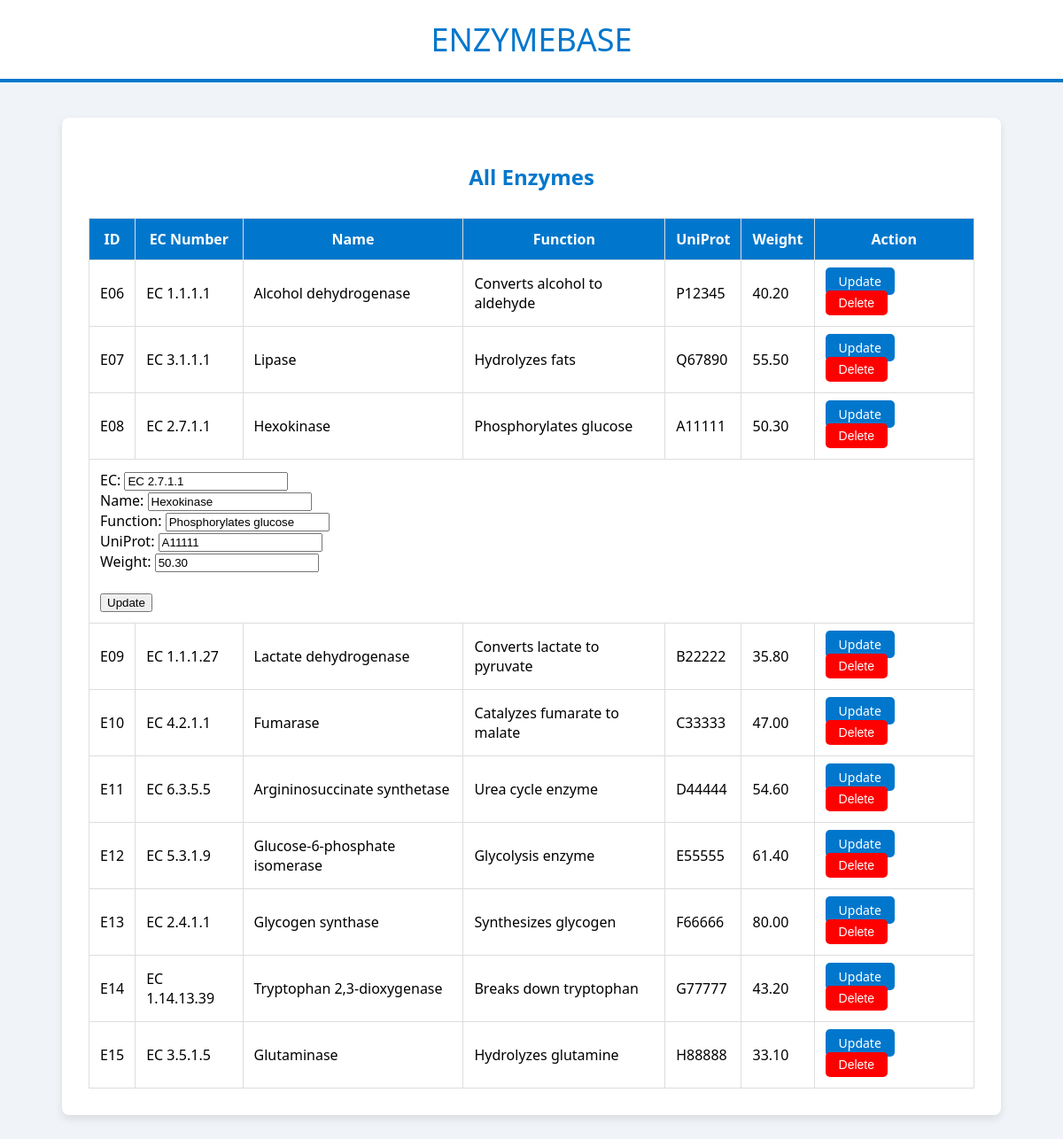
Screenshot of /insert/view-enzyme.php?edit=E08 with the database file from the repository.
### tables this page shows
CREATE TABLE `enzyme` (
  `enzyme_id` VARCHAR(10),
  `enzymec_no` VARCHAR(20),
  `enzyme_name` VARCHAR(50),
  `enzyme_function` VARCHAR(100),
  `uniprot_id` VARCHAR(20),
  `mol_weight` DECIMAL(10,2)
);

### insert/view-enzyme.php (the view, shortened to what this page needs)
<?php
include_once '../database/database.php';
$sql = "SELECT * FROM enzyme";
$result = $conn->query($sql);
$edit_id = isset($_GET['edit']) ? $conn->real_escape_string($_GET['edit']) : '';
?>
<!DOCTYPE html>
<html>
<head>
</head>
<body>
<div class="header-box">
  <div class="header-title">ENZYMEBASE</div>
</div>
<div class="container">
<h2>All Enzymes</h2>
<?php
if ($result->num_rows > 0) {
    echo "<table>";
    echo "<tr>
        <th>ID</th>
        <th>EC Number</th>
        <th>Name</th>
        <th>Function</th>
        <th>UniProt</th>
        <th>Weight</th>
        <th>Action</th>
    </tr>";
    while($row = $result->fetch_assoc()) {
        echo "<tr>";
        echo "<td>{$row['enzyme_id']}</td>";
        echo "<td>{$row['enzymec_no']}</td>";
        echo "<td>{$row['enzyme_name']}</td>";
        echo "<td>{$row['enzyme_function']}</td>";
        echo "<td>{$row['uniprot_id']}</td>";
        echo "<td>{$row['mol_weight']}</td>";
        echo "<td>
<a href='view-enzyme.php?edit={$row['enzyme_id']}'
class='action-btn update-btn'>Update</a>
<form method='POST' action='delete_enzyme.php' style='display:inline;'
onsubmit='return confirm(\"Are you sure?\")'>
<input type='hidden' name='enzyme_id' value='{$row['enzyme_id']}'>
<button type='submit' class='action-btn delete-btn'>Delete</button>
</form>
</td>";
        echo "</tr>";
        if ($edit_id == $row['enzyme_id']) {
            echo "<tr>
            <td colspan='7'>
            <form method='POST' action='update_enzyme.php'>
            <input type='hidden' name='enzyme_id' value='{$row['enzyme_id']}'>
            EC: <input name='enzymec_no' value='{$row['enzymec_no']}'><br>
            Name: <input name='enzyme_name' value='{$row['enzyme_name']}'><br>
            Function: <input name='enzyme_function' value='{$row['enzyme_function']}'><br>
            UniProt: <input name='uniprot_id' value='{$row['uniprot_id']}'><br>
            Weight: <input name='mol_weight' value='{$row['mol_weight']}'><br><br>
            <button type='submit' name='update'>Update</button>
            </form>
            </td>
            </tr>";
        }
    }
    echo "</table>";
} else {
    echo "No data found";
}
?>
</div>
</body>
</html>

### insert/view-enzyme.php (style rules this page uses)
body { font-family: 'Segoe UI', Tahoma, Geneva, Verdana, sans-serif; background-color: #f0f4f8; margin: 0; padding: 0; }
.header-box { background-color: #ffffff; border-bottom: 4px solid #0077cc; padding: 20px; text-align: center; }
.header-title { font-size: 36px; color: #0077cc; margin: 0; }
.container { max-width: 1000px; margin: 40px auto; background: #ffffff; padding: 30px; box-shadow: 0 4px 10px rgba(0, 0, 0, 0.1); border-radius: 8px; }
h2 { color: #0077cc; text-align: center; margin-bottom: 30px; }
table { width: 100%; border-collapse: collapse; }
th, td { padding: 12px; border: 1px solid #ddd; }
th { background-color: #0077cc; color: white; }
.action-btn { padding: 6px 15px; border-radius: 5px; text-decoration: none; color: white; font-size: 14px; border: none; cursor: pointer; margin-right: 8px; }
.update-btn { background-color: #0077cc; }
.delete-btn { background-color: red; }

### rows the page displays
enzyme: enzyme_id "E06", enzymec_no "EC 1.1.1.1", enzyme_name "Alcohol dehydrogenase", enzyme_function "Converts alcohol to aldehyde", uniprot "P12345", mol_weight "40.20"
enzyme: enzyme_id "E07", enzymec_no "EC 3.1.1.1", enzyme_name "Lipase", enzyme_function "Hydrolyzes fats", uniprot "Q67890", mol_weight "55.50"
enzyme: enzyme_id "E08", enzymec_no "EC 2.7.1.1", enzyme_name "Hexokinase", enzyme_function "Phosphorylates glucose", uniprot "A11111", mol_weight "50.30", uniprot_id "A11111"
enzyme: enzyme_id "E09", enzymec_no "EC 1.1.1.27", enzyme_name "Lactate dehydrogenase", enzyme_function "Converts lactate to pyruvate", uniprot "B22222", mol_weight "35.80"
enzyme: enzyme_id "E10", enzymec_no "EC 4.2.1.1", enzyme_name "Fumarase", enzyme_function "Catalyzes fumarate to malate", uniprot "C33333", mol_weight "47.00"
enzyme: enzyme_id "E11", enzymec_no "EC 6.3.5.5", enzyme_name "Argininosuccinate synthetase", enzyme_function "Urea cycle enzyme", uniprot "D44444", mol_weight "54.60"
enzyme: enzyme_id "E12", enzymec_no "EC 5.3.1.9", enzyme_name "Glucose-6-phosphate isomerase", enzyme_function "Glycolysis enzyme", uniprot "E55555", mol_weight "61.40"
enzyme: enzyme_id "E13", enzymec_no "EC 2.4.1.1", enzyme_name "Glycogen synthase", enzyme_function "Synthesizes glycogen", uniprot "F66666", mol_weight "80.00"
enzyme: enzyme_id "E14", enzymec_no "EC 1.14.13.39", enzyme_name "Tryptophan 2,3-dioxygenase", enzyme_function "Breaks down tryptophan", uniprot "G77777", mol_weight "43.20"
enzyme: enzyme_id "E15", enzymec_no "EC 3.5.1.5", enzyme_name "Glutaminase", enzyme_function "Hydrolyzes glutamine", uniprot "H88888", mol_weight "33.10"
